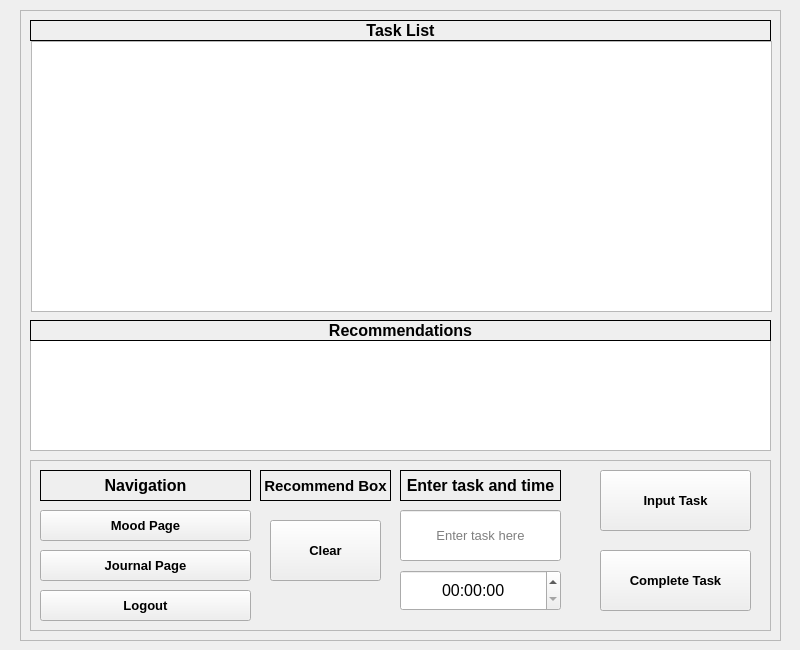
<?xml version="1.0" encoding="UTF-8"?>
<ui version="4.0">
 <class>taskListWindow</class>
 <widget class="QMainWindow" name="taskListWindow">
  <property name="geometry">
   <rect>
    <x>0</x>
    <y>0</y>
    <width>800</width>
    <height>650</height>
   </rect>
  </property>
  <property name="windowTitle">
   <string>taskListWindow</string>
  </property>
  <widget class="QWidget" name="centralwidget">
   <widget class="QFrame" name="frame">
    <property name="geometry">
     <rect>
      <x>30</x>
      <y>460</y>
      <width>741</width>
      <height>171</height>
     </rect>
    </property>
    <property name="frameShape">
     <enum>QFrame::Shape::StyledPanel</enum>
    </property>
    <property name="frameShadow">
     <enum>QFrame::Shadow::Raised</enum>
    </property>
    <widget class="QLineEdit" name="taskInput">
     <property name="geometry">
      <rect>
       <x>370</x>
       <y>50</y>
       <width>161</width>
       <height>51</height>
      </rect>
     </property>
     <property name="font">
      <font>
       <pointsize>10</pointsize>
      </font>
     </property>
     <property name="text">
      <string/>
     </property>
     <property name="cursorPosition">
      <number>0</number>
     </property>
     <property name="alignment">
      <set>Qt::AlignmentFlag::AlignCenter</set>
     </property>
     <property name="placeholderText">
      <string>Enter task here</string>
     </property>
    </widget>
    <widget class="QPushButton" name="addTaskButton">
     <property name="geometry">
      <rect>
       <x>570</x>
       <y>10</y>
       <width>151</width>
       <height>61</height>
      </rect>
     </property>
     <property name="font">
      <font>
       <pointsize>10</pointsize>
       <bold>true</bold>
      </font>
     </property>
     <property name="text">
      <string>Input Task</string>
     </property>
    </widget>
    <widget class="QTimeEdit" name="taskTimeEdit">
     <property name="geometry">
      <rect>
       <x>370</x>
       <y>110</y>
       <width>161</width>
       <height>41</height>
      </rect>
     </property>
     <property name="font">
      <font>
       <pointsize>12</pointsize>
      </font>
     </property>
     <property name="layoutDirection">
      <enum>Qt::LayoutDirection::LeftToRight</enum>
     </property>
     <property name="autoFillBackground">
      <bool>false</bool>
     </property>
     <property name="alignment">
      <set>Qt::AlignmentFlag::AlignCenter</set>
     </property>
    </widget>
    <widget class="QLabel" name="label1">
     <property name="geometry">
      <rect>
       <x>370</x>
       <y>10</y>
       <width>161</width>
       <height>31</height>
      </rect>
     </property>
     <property name="font">
      <font>
       <pointsize>12</pointsize>
       <bold>true</bold>
      </font>
     </property>
     <property name="frameShape">
      <enum>QFrame::Shape::Panel</enum>
     </property>
     <property name="text">
      <string>Enter task and time</string>
     </property>
     <property name="alignment">
      <set>Qt::AlignmentFlag::AlignCenter</set>
     </property>
    </widget>
    <widget class="QPushButton" name="completeTaskButton">
     <property name="geometry">
      <rect>
       <x>570</x>
       <y>90</y>
       <width>151</width>
       <height>61</height>
      </rect>
     </property>
     <property name="font">
      <font>
       <pointsize>10</pointsize>
       <bold>true</bold>
      </font>
     </property>
     <property name="text">
      <string>Complete Task</string>
     </property>
    </widget>
    <widget class="QLabel" name="label2">
     <property name="geometry">
      <rect>
       <x>10</x>
       <y>10</y>
       <width>211</width>
       <height>31</height>
      </rect>
     </property>
     <property name="font">
      <font>
       <pointsize>12</pointsize>
       <bold>true</bold>
      </font>
     </property>
     <property name="frameShape">
      <enum>QFrame::Shape::Panel</enum>
     </property>
     <property name="text">
      <string>Navigation</string>
     </property>
     <property name="alignment">
      <set>Qt::AlignmentFlag::AlignCenter</set>
     </property>
    </widget>
    <widget class="QPushButton" name="moodPageButton">
     <property name="geometry">
      <rect>
       <x>10</x>
       <y>50</y>
       <width>211</width>
       <height>31</height>
      </rect>
     </property>
     <property name="font">
      <font>
       <pointsize>10</pointsize>
       <bold>true</bold>
      </font>
     </property>
     <property name="text">
      <string>Mood Page</string>
     </property>
    </widget>
    <widget class="QPushButton" name="journalPageButton">
     <property name="geometry">
      <rect>
       <x>10</x>
       <y>90</y>
       <width>211</width>
       <height>31</height>
      </rect>
     </property>
     <property name="font">
      <font>
       <pointsize>10</pointsize>
       <bold>true</bold>
      </font>
     </property>
     <property name="text">
      <string>Journal Page</string>
     </property>
    </widget>
    <widget class="QPushButton" name="logoutButton">
     <property name="geometry">
      <rect>
       <x>10</x>
       <y>130</y>
       <width>211</width>
       <height>31</height>
      </rect>
     </property>
     <property name="font">
      <font>
       <pointsize>10</pointsize>
       <bold>true</bold>
      </font>
     </property>
     <property name="text">
      <string>Logout</string>
     </property>
    </widget>
    <widget class="QLabel" name="label2_4">
     <property name="geometry">
      <rect>
       <x>230</x>
       <y>10</y>
       <width>131</width>
       <height>31</height>
      </rect>
     </property>
     <property name="font">
      <font>
       <pointsize>11</pointsize>
       <bold>true</bold>
      </font>
     </property>
     <property name="frameShape">
      <enum>QFrame::Shape::Panel</enum>
     </property>
     <property name="text">
      <string>Recommend Box</string>
     </property>
     <property name="alignment">
      <set>Qt::AlignmentFlag::AlignCenter</set>
     </property>
    </widget>
    <widget class="QPushButton" name="clearRecButton">
     <property name="geometry">
      <rect>
       <x>240</x>
       <y>60</y>
       <width>111</width>
       <height>61</height>
      </rect>
     </property>
     <property name="font">
      <font>
       <pointsize>10</pointsize>
       <bold>true</bold>
      </font>
     </property>
     <property name="text">
      <string>Clear</string>
     </property>
    </widget>
   </widget>
   <widget class="QListWidget" name="recommendListWidget">
    <property name="geometry">
     <rect>
      <x>30</x>
      <y>340</y>
      <width>741</width>
      <height>111</height>
     </rect>
    </property>
    <property name="font">
     <font>
      <pointsize>12</pointsize>
     </font>
    </property>
    <property name="mouseTracking">
     <bool>false</bool>
    </property>
   </widget>
   <widget class="QLabel" name="label2_2">
    <property name="geometry">
     <rect>
      <x>30</x>
      <y>320</y>
      <width>741</width>
      <height>21</height>
     </rect>
    </property>
    <property name="font">
     <font>
      <pointsize>12</pointsize>
      <bold>true</bold>
     </font>
    </property>
    <property name="frameShape">
     <enum>QFrame::Shape::Panel</enum>
    </property>
    <property name="text">
     <string>Recommendations</string>
    </property>
    <property name="alignment">
     <set>Qt::AlignmentFlag::AlignCenter</set>
    </property>
   </widget>
   <widget class="QLabel" name="label2_3">
    <property name="geometry">
     <rect>
      <x>30</x>
      <y>20</y>
      <width>741</width>
      <height>21</height>
     </rect>
    </property>
    <property name="font">
     <font>
      <pointsize>12</pointsize>
      <bold>true</bold>
     </font>
    </property>
    <property name="frameShape">
     <enum>QFrame::Shape::Panel</enum>
    </property>
    <property name="text">
     <string>Task List</string>
    </property>
    <property name="alignment">
     <set>Qt::AlignmentFlag::AlignCenter</set>
    </property>
   </widget>
   <widget class="QListWidget" name="taskListWidget">
    <property name="geometry">
     <rect>
      <x>31</x>
      <y>41</y>
      <width>741</width>
      <height>271</height>
     </rect>
    </property>
    <property name="font">
     <font>
      <pointsize>14</pointsize>
     </font>
    </property>
    <property name="mouseTracking">
     <bool>false</bool>
    </property>
   </widget>
   <widget class="QFrame" name="frame_2">
    <property name="geometry">
     <rect>
      <x>20</x>
      <y>10</y>
      <width>761</width>
      <height>631</height>
     </rect>
    </property>
    <property name="frameShape">
     <enum>QFrame::Shape::StyledPanel</enum>
    </property>
    <property name="frameShadow">
     <enum>QFrame::Shadow::Raised</enum>
    </property>
   </widget>
   <zorder>frame_2</zorder>
   <zorder>taskListWidget</zorder>
   <zorder>recommendListWidget</zorder>
   <zorder>frame</zorder>
   <zorder>label2_2</zorder>
   <zorder>label2_3</zorder>
  </widget>
 </widget>
 <resources/>
 <connections/>
</ui>
